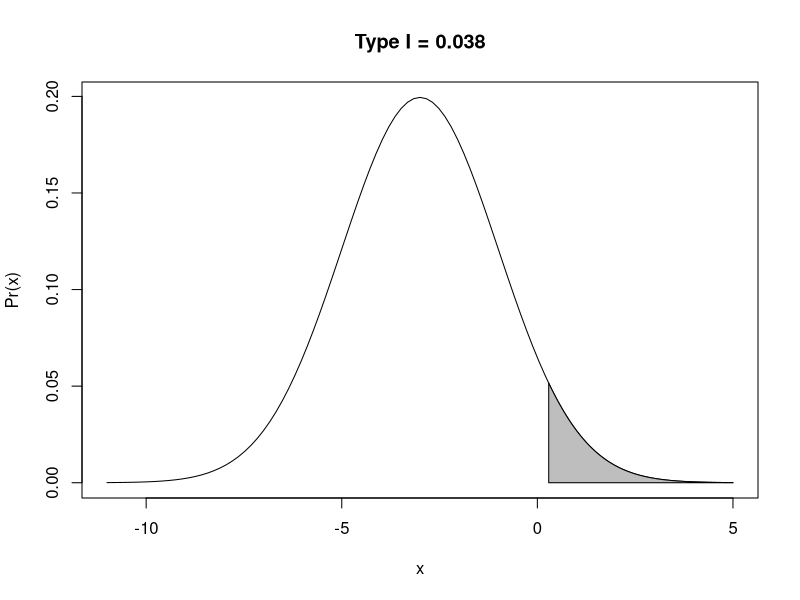
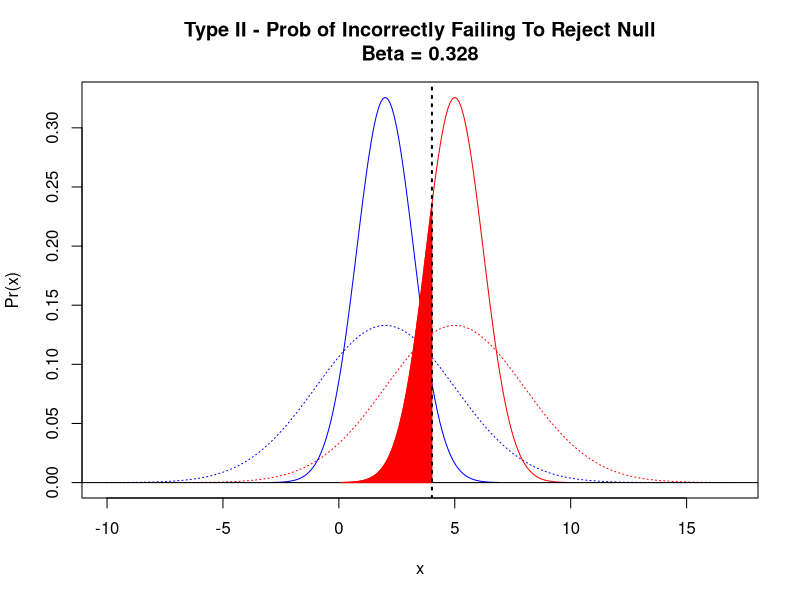
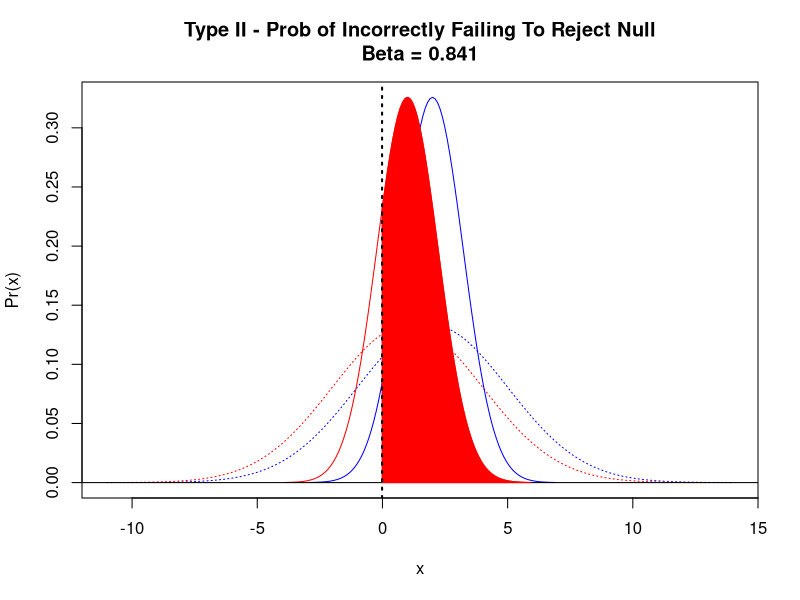

Source code (R) for these figures, in order:
## ---- chunk 1
knitr::opts_chunk$set(
	echo=TRUE,
	warning=FALSE,
	comment="##",
	prompt=TRUE,
	tidy=TRUE,
	tidy.opts=list(width.cutoff=75),
	fig.path="img/"
)
## ---- chunk 2
typeI <- function(mu0,sigma,n,type="two-tailed",alpha=0.05,k=10000){
}
## ---- chunk 3
typeI <- function(mu0,sigma,n,type="two-tailed",alpha=0.05,k=1000){
	p <- rep(NA,k) # sets up a vector of empty p values
	for(i in 1:k){ # sets up a loop to run k simulations
		x <- rnorm(n=n,mean=mu0,sd=sigma) # draws a sample from our distribution
		m <- mean(x) # calculates the mean
		s <- sd(x) # calculates the standard deviation
		t <- (m-mu0)/(s/sqrt(n)) # calculates the T statistic for the sample drawn from the null distribution relative to the null distribution
		if (type == "less") {
			p[i] <- pt(t,df=n-1,lower.tail=TRUE) # calculates the associated p value
		}
		if (type == "greater") {
			p[i] <- pt(t,df=n-1,lower.tail=FALSE)
		}
		if (type == "two-tailed") {
			if (t > 0) {p[i] <- 2 * pt(t,df=n-1,lower.tail=FALSE)}
			if (t < 0) {p[i] <- 2 * pt(t,df=n-1,lower.tail=TRUE)}
		}
	}
	curve(dnorm(x,mu0,sigma), mu0 - 4*sigma, mu0 + 4*sigma, main=paste("Type I = ",length(p[p<alpha])/k,sep=""), xlab="x", ylab="Pr(x)")
	if (type == "less") {
	 polygon(cbind(c(mu0-4*sigma, seq(from=mu0-4*sigma, to=mu0-qnorm(1-alpha)*sigma, length.out=100), mu0-qnorm(1-alpha)*sigma)), c(0,dnorm(seq(from=mu0-4*sigma, to=mu0-qnorm(1-alpha)*sigma, length.out=100),mean=mu0,sd=sigma),0), border="black",col="gray")
	}
	if (type == "greater") {
	 polygon(cbind(c(mu0+qnorm(1-alpha)*sigma, seq(from=mu0+qnorm(1-alpha)*sigma, to=mu0+4*sigma, length.out=100), mu0+4*sigma)), c(0,dnorm(seq(from=mu0+qnorm(1-alpha)*sigma, to=mu0+4*sigma, length.out=100),mean=mu0,sd=sigma),0), border="black",col="gray")
	}
	if (type == "two-tailed") {
	 polygon(cbind(c(mu0-4*sigma, seq(from=mu0-4*sigma, to=mu0-qnorm(1-alpha/2)*sigma, length.out=100), mu0-qnorm(1-alpha/2)*sigma)), c(0,dnorm(seq(from=mu0-4*sigma, to=mu0-qnorm(1-alpha/2)*sigma, length.out=100),mean=mu0,sd=sigma),0), border="black",col="gray")
	 polygon(cbind(c(mu0+qnorm(1-alpha/2)*sigma, seq(from=mu0+qnorm(1-alpha/2)*sigma, to=mu0+4*sigma, length.out=100), mu0+4*sigma)), c(0,dnorm(seq(from=mu0+qnorm(1-alpha/2)*sigma, to=mu0+4*sigma, length.out=100),mean=mu0,sd=sigma),0), border="black",col="gray")
		}
	return(length(p[p<alpha])/k) # returns the proportion of simulations where p < alpha
}
## ---- chunk 4
e <- typeI(mu0=-3,sigma=2,n=500,type="greater",alpha=0.05)
e
## ---- chunk 5
typeII <- function(mu0,muA,sigma,n,type="two-tailed",alpha=0.05,k=1000){
	p <- rep(NA,k) # sets up a vector of empty p values
	for(i in 1:k){
		x <- rnorm(n=n,mean=muA,sd=sigma) # draw from Ha
		m <- mean(x)
		s <- sd(x)
		t <- (m-mu0)/(s/sqrt(n)) # calculates the T statistic for the sample drawn from Ha relative to the null distribution
		if (type == "less") {
			p[i] <- pt(t,df=n-1,lower.tail=TRUE) # calculates the associated p value
		}
		if (type == "greater") {
			p[i] <- pt(t,df=n-1,lower.tail=FALSE)
		}
	if (type == "two.tailed") {
			if (t > 0) {p[i] <- 2 * pt(t,df=n-1,lower.tail=FALSE)}
			if (t < 0) {p[i] <- 2 * pt(t,df=n-1,lower.tail=TRUE)}
		}
	}
	
	curve(dnorm(x,mu0,sigma),mu0-4*sigma, mu0+4*sigma,
	      main=paste("Type II - Prob of Incorrectly Failing To Reject Null\nBeta = ",length(p[p>=alpha])/k,sep=""), 
	      xlab="x", ylab="Pr(x)",col="blue",lty=3,
	      xlim=c(min(c(mu0-4*sigma, muA-4*sigma)),max(c(mu0+4*sigma,muA+4*sigma))),
	      ylim=c(0,max(c(dnorm(mu0,mu0, sigma)),dnorm(muA,muA,sigma),dnorm(muA,muA,sigma/sqrt(n))))
	      )
	curve(dnorm(x,muA,sigma),muA-4*sigma, muA+4*sigma, col="red", lty=3,add=TRUE)
	
	curve(dnorm(x,mu0,sigma/sqrt(n)),mu0-4*sigma/sqrt(n), mu0+4*sigma/sqrt(n),col="blue", add=TRUE)
	curve(dnorm(x,muA,sigma/sqrt(n)),muA-4*sigma/sqrt(n), muA+4*sigma/sqrt(n), col="red", add=TRUE)
	abline(h=0)
	
	if (type == "less") {
	 polygon(cbind(
	   c(mu0-qnorm(1-alpha)*sigma/sqrt(n), seq(from=mu0-qnorm(1-alpha)*sigma/sqrt(n),to=muA+4*sigma/sqrt(n),length.out=100), muA+4*sigma/sqrt(n))),
	   c(0,dnorm(seq(mu0-qnorm(1-alpha)*sigma/sqrt(n), to=muA+4*sigma/sqrt(n), length.out=100), mean=muA,sd=sigma/sqrt(n)),0), border="red",col="red")
	  abline(v=mu0-qnorm(1-alpha)*sigma/sqrt(n), col="black", lty=3, lwd=2)
	}
	
	if (type == "greater") {
	 polygon(cbind(
	   c(muA-4*sigma/sqrt(n), seq(from=muA-4*sigma/sqrt(n), to=mu0+qnorm(1-alpha)*sigma/sqrt(n), length.out=100), mu0+qnorm(1-alpha)*sigma/sqrt(n))),
	   c(0,dnorm(seq(from=muA-4*sigma/sqrt(n), to=mu0+qnorm(1-alpha)*sigma/sqrt(n), length.out=100), mean=muA,sd=sigma/sqrt(n)),0), border="red",col="red")
	  abline(v=mu0+qnorm(1-alpha)*sigma/sqrt(n), col="black", lty=3, lwd=2)
	}
	
return(length(p[p>=alpha])/k)
}

e <- typeII(mu0=2,muA=5,sigma=3,n=6,type="greater") # Ha > H0
e
e <- typeII(mu0=2,muA=1,sigma=3,n=6,type="less") # Ha < H0
e
